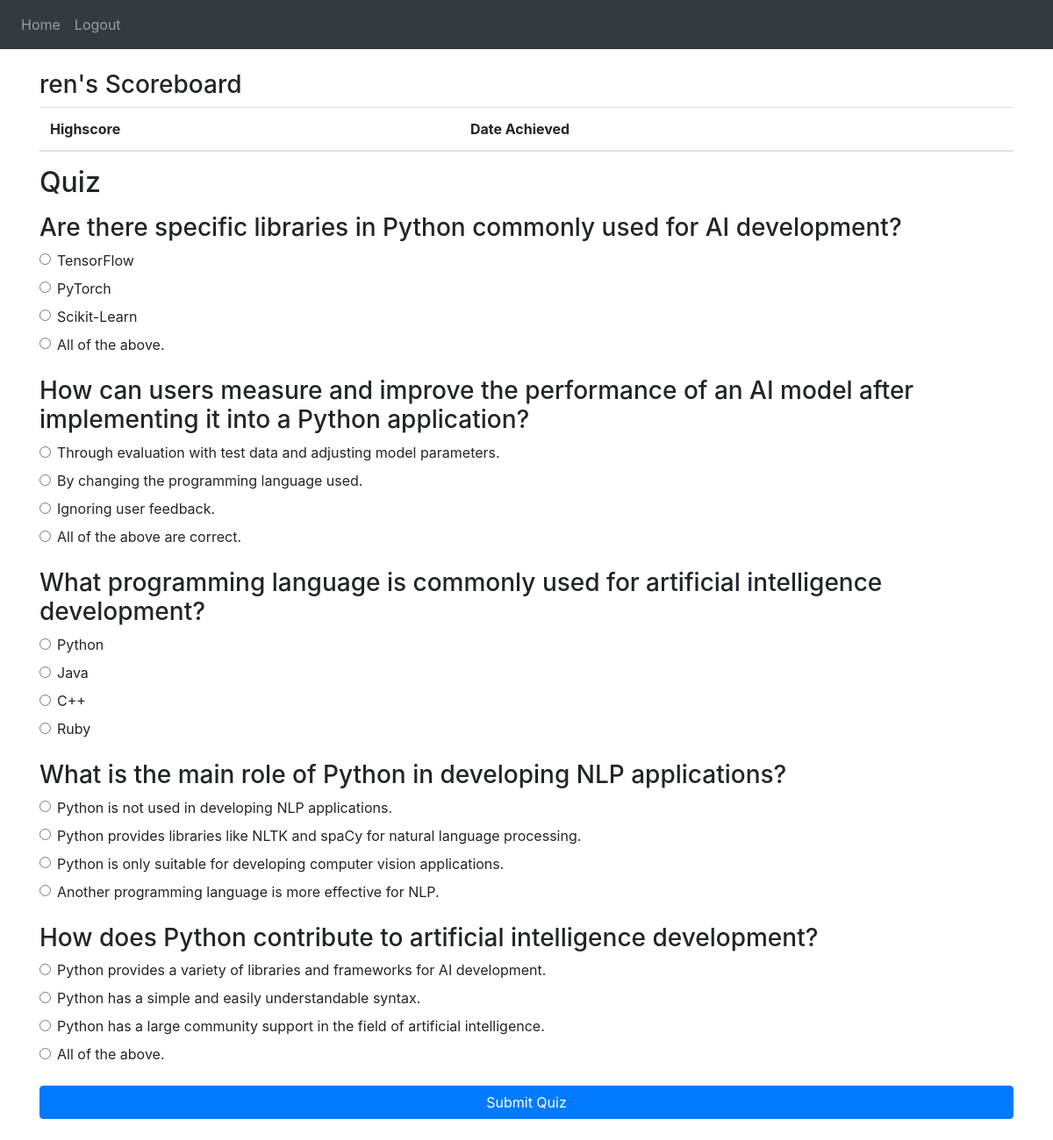
Page /quiz (signed in) on the committed database.
### website/models.py (models this page shows)
class User(db.Model, UserMixin):
    id = db.Column(db.Integer, primary_key=True)
    username = db.Column(db.String(150), unique=True)
    password = db.Column(db.String(150))
    scores = db.relationship('Score')

class Question(db.Model):
    id = db.Column(db.Integer, primary_key=True)
    question = db.Column(db.String(150))
    choices = db.relationship('Choice')

class Choice(db.Model):
    id = db.Column(db.Integer, primary_key=True)
    choice = db.Column(db.String(150))
    question_id = db.Column(db.Integer, db.ForeignKey('question.id'))

### website/views.py (the view, shortened to what this page needs)
@views.route('/quiz', methods=['GET', 'POST'])
@login_required
def quiz():
    questions = Question.query.order_by(func.random()).all()
    scores = Score.query.filter_by(user_id=current_user.id).order_by(Score.date.asc()).all()
    return render_template("quiz.html", user=current_user, questions=questions, scores=scores)

### website/__init__.py (called while the page is built)
def create_app():
    app = Flask(__name__)
    app.config['SECRET_KEY'] = 'ASDASDASJDKLJASD ASDKJASLKDJLKSA'
    app.config['SQLALCHEMY_DATABASE_URI'] = f'sqlite:///{DB_NAME}'
    db.init_app(app)
    app.register_blueprint(views, url_prefix='/')
    app.register_blueprint(auth, url_prefix='/')
    with app.app_context():
        db.create_all()
        seed_database()
    login_manager = LoginManager()
    login_manager.login_view = 'auth.login'
    login_manager.init_app(app)
    @login_manager.user_loader
    def load_user(id):
        return User.query.get(int(id))
    return app

### website/templates/quiz.html (shortened to what this page needs)
{% extends "layout.html" %} {% block content %}
<div class="d-flex flex-column mt-4 mb-4">
  <h3>{{user.username}}'s Scoreboard</h3>
  <table class="table">
    <thead>
      <tr>
        <th scope="col">Highscore</th>
        <th scope="col">Date Achieved</th>
      </tr>
    </thead>
  </table>
  <h2>Quiz</h2>
  <form method="POST">
    {% for question in questions %}
    <div class="mt-2 mb-4">
      <h3 name="question{{question.id}}">{{question.question}}</h3>
      {% for choice in question.choices %}
      <div class="form-check mb-2">
        <input
          class="form-check-input"
          type="radio"
          name="choiceRadio{{question.id}}"
          id="{{choice.id}}"
          value="{{choice.id}}"
        />
        <label class="form-check-label" for="{{choice.id}}">
          {{choice.choice}}
        </label>
      </div>
      {% endfor %}
    </div>
    {% endfor%}
    <button type="submit" class="btn btn-primary w-100">Submit Quiz</button>
  </form>
</div>
{% endblock %}

### rows in the picture
User: username "ren"
Question: question "Are there specific libraries in Python commonly used for AI development?"
Choice: choice "TensorFlow"
Choice: choice "PyTorch"
Choice: choice "Scikit-Learn"
Choice: choice "All of the above."
Question: question "How can users measure and improve the performance of an AI model after implementing it into a Python application?"
Choice: choice "Through evaluation with test data and adjusting model parameters."
Choice: choice "By changing the programming language used."
Choice: choice "Ignoring user feedback."
Choice: choice "All of the above are correct."
Question: question "What programming language is commonly used for artificial intelligence development?"
Choice: choice "Python"
Choice: choice "Java"
Choice: choice "C++"
Choice: choice "Ruby"
Question: question "What is the main role of Python in developing NLP applications?"
Choice: choice "Python is not used in developing NLP applications."
Choice: choice "Python provides libraries like NLTK and spaCy for natural language processing."
Choice: choice "Python is only suitable for developing computer vision applications."
Choice: choice "Another programming language is more effective for NLP."
Question: question "How does Python contribute to artificial intelligence development?"
Choice: choice "Python provides a variety of libraries and frameworks for AI development."
Choice: choice "Python has a simple and easily understandable syntax."
Choice: choice "Python has a large community support in the field of artificial intelligence."
Choice: choice "All of the above."
